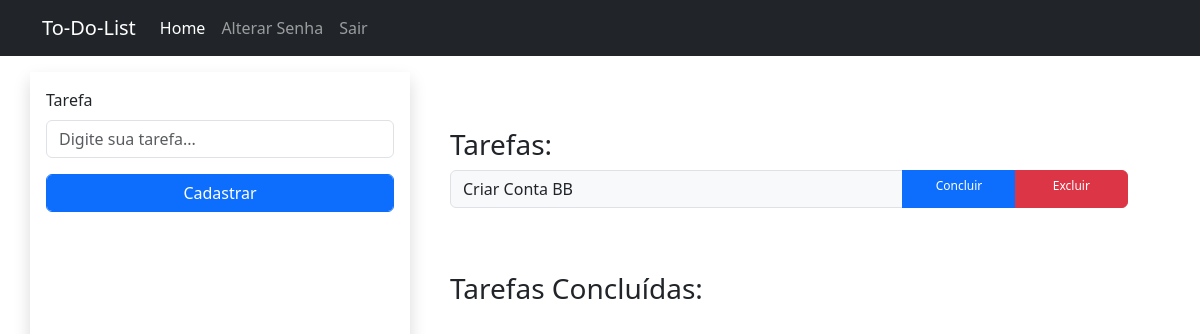
Before: / (signed in) with the older database file.
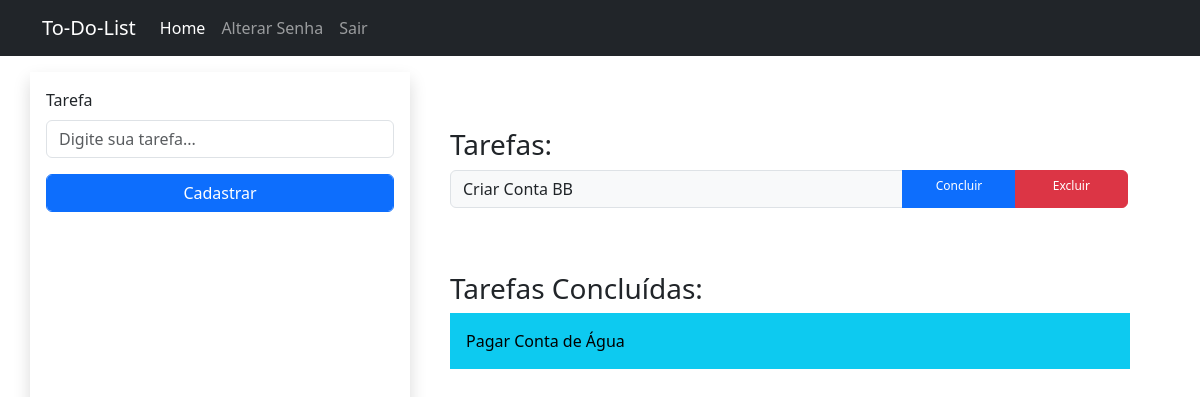
After: the same page with the newer database file.
### to_do_lists/models.py (models this page shows)
class Tarefa(models.Model):
    user = models.ForeignKey(User, on_delete=models.CASCADE)
    tarefa = models.CharField(max_length=50)
    concluido = models.BooleanField(default=False)
    def __str__(self):
        return self.tarefa

### to_do_lists/views.py (the view)
# urls.py: path('', views.index, name='index'),
@never_cache
def index(request):
    response = render(request, 'to_do_lists/index.html')
    if request.user.is_authenticated:
        response['Cache-Control'] = 'no-cache, no-store, must-revalidate'
        response['Pragma'] = 'no-cache'
        response['Expires'] = '0'
        tarefas_total = Tarefa.objects.filter(user=request.user)
        if tarefas_total is not None:
            tarefas_concluidas = []
            tarefas_nao_concluidas = []
            for tarefa in tarefas_total:
                if tarefa.concluido == True:
                    tarefas_concluidas.append(tarefa)
                else:
                    tarefas_nao_concluidas.append(tarefa)
        else:
            tarefas_concluidas = None
            tarefas_nao_concluidas = None
        form = TarefaForm()
        context = {'form':form,
                   'tarefas_concluidas': tarefas_concluidas,
                   'tarefas_nao_concluidas': tarefas_nao_concluidas}
        response = render(request, 'to_do_lists/index.html', context)
    return response

### to_do_lists/forms.py
class TarefaForm(forms.Form):
    tarefa = forms.CharField(
        max_length=50,
        required=True,
        widget=forms.TextInput(
            attrs={
                'id': 'id_tarefa',
                'class': 'form-control',
                'placeholder': 'Digite sua tarefa...',
            }
        )
        )

### to_do_lists/templates/to_do_lists/index.html (shortened to what this page needs)
{% extends "to_do_lists/base.html" %}
{% block content %}
{% if user.is_authenticated %}
<div class="row">
    <form method="post" class="shadow p-3 mt-3 col-12 col-md-4">
        <div class="mb-3">
            <label for="id_tarefa" class="form-label">Tarefa</label>
            {{ form.tarefa }}
        </div>
        <button type="submit" class="form-control btn btn-primary">Cadastrar</button>
    </form>
    <div class="mt-3 p-4 col-12 col-md-8">
        <div class="p-3 mt-3 col-12">
            <h3>Tarefas:</h2>
            {% if tarefas_nao_concluidas %}
                {% for tarefa in tarefas_nao_concluidas %}
                    <div class="input-group mb-3 col-12" id="basic-addon1">
                        <span class="input-group-text col-8">{{ tarefa }}</span>
                        <a class="btn btn-primary col-2 btn_small" href="#">Concluir</a>
                        <a class="btn btn-danger col-2 btn_small" href="#">Excluir</a>
                    </div>
                {% endfor %}
            {% else %}
                <p>Não há tarefas cadastradas.</p>
            {% endif %}
        </div>
        <div class="p-3 mt-3 col-12">
            <h3>Tarefas Concluídas:</h2>
                {% if tarefas_nao_concluidas %}
                    {% for tarefa in tarefas_concluidas %}
                        <div class="mb-3 col-12 text-bg-info p-3">
                            <span class=" col-8">{{ tarefa }}</span>
                        </div>
                    {% endfor %}
            {% else %}
                <p>Não há tarefas Concluidas.</p>
            {% endif %}
        </div>
    </div>
</div>
{% else %}
    <a href="#" class="text-center mt-3">Clique aqui para realizar seu cadastro</a>
{% endif %}
{% endblock content %}

### to_do_lists/templates/to_do_lists/base.html (shortened to what this page needs)
<!DOCTYPE html>
{% load static %}
<html lang="ptbr">
<html>
    <head>
        <link href="{% static 'css/bootstrap.min.css' %}" rel="stylesheet">
    </head>
    <body>
        <header>
            <nav class="navbar navbar-expand-lg bg-dark" data-bs-theme="dark">
                <div class="container">
                  <a class="navbar-brand" href="{% url 'index' %}">To-Do-List</a>
                  <div class="collapse navbar-collapse" id="navbarNav">
                    <ul class="navbar-nav">
                      <li class="nav-item">
                        <a class="nav-link active" aria-current="page" href="{% url 'index' %}">Home</a>
                      </li>
                      {% if user.is_authenticated %}
                        <li class="nav-item">
                            <a class="nav-link" href="{% url 'index' %}">Alterar Senha</a>
                        </li>
                        <li class="nav-item">
                            <a class="nav-link" href="{% url 'index' %}">Sair</a>
                        </li>
                      {% endif %}
                    </ul>
                  </div>
                </div>
              </nav>
        </header>
        <div class="container">
            {% block content %}
            {% endblock content %}
        </div>
    </body>
</html>

### to_do_lists/templates/to_do_lists/index.html (style rules this page uses)
.btn_small { font-size: 12px; }

Changed rows visible on the page:
added Tarefa: tarefa "Pagar Conta de Água", shown under "Tarefas Concluídas:"
